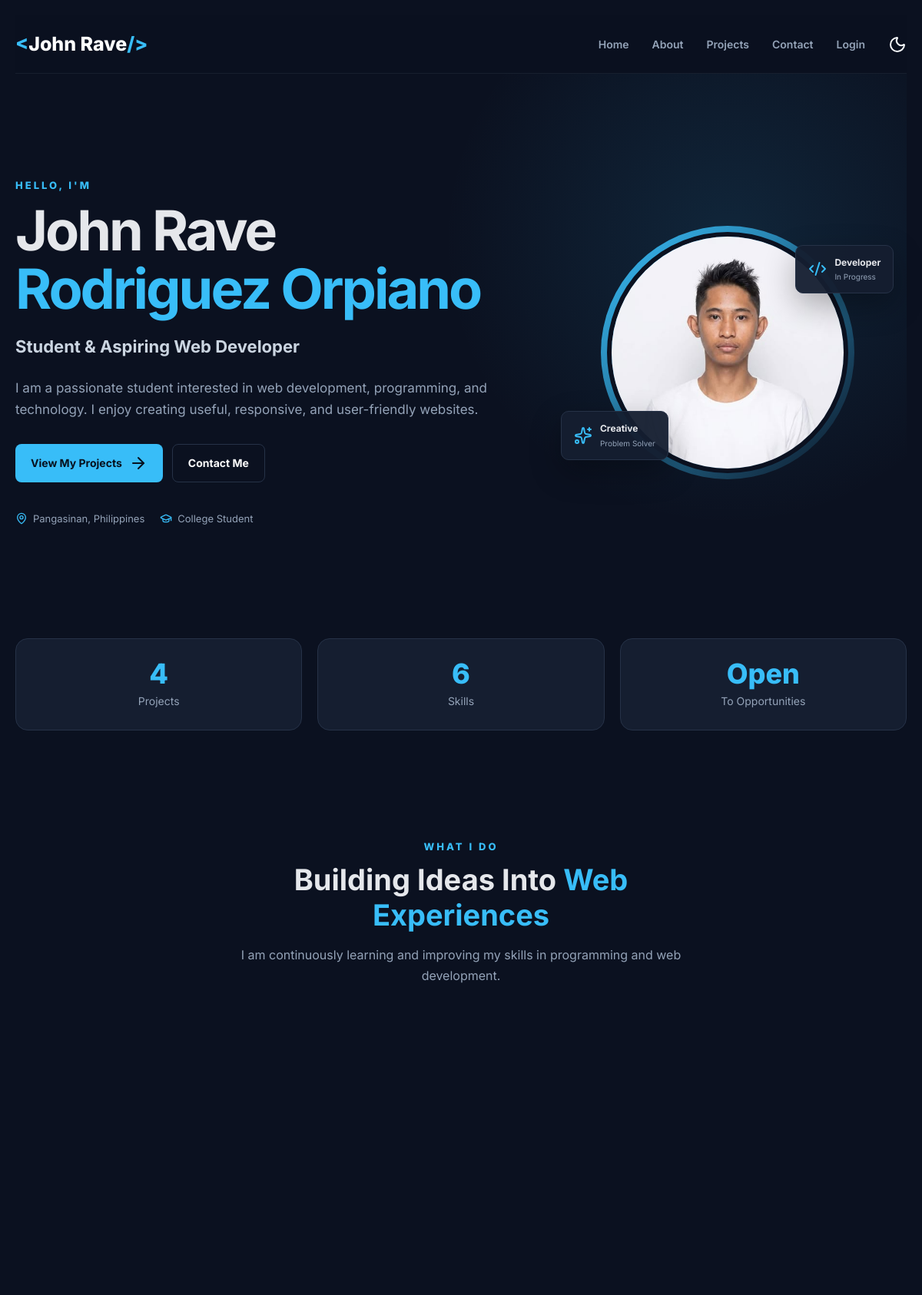
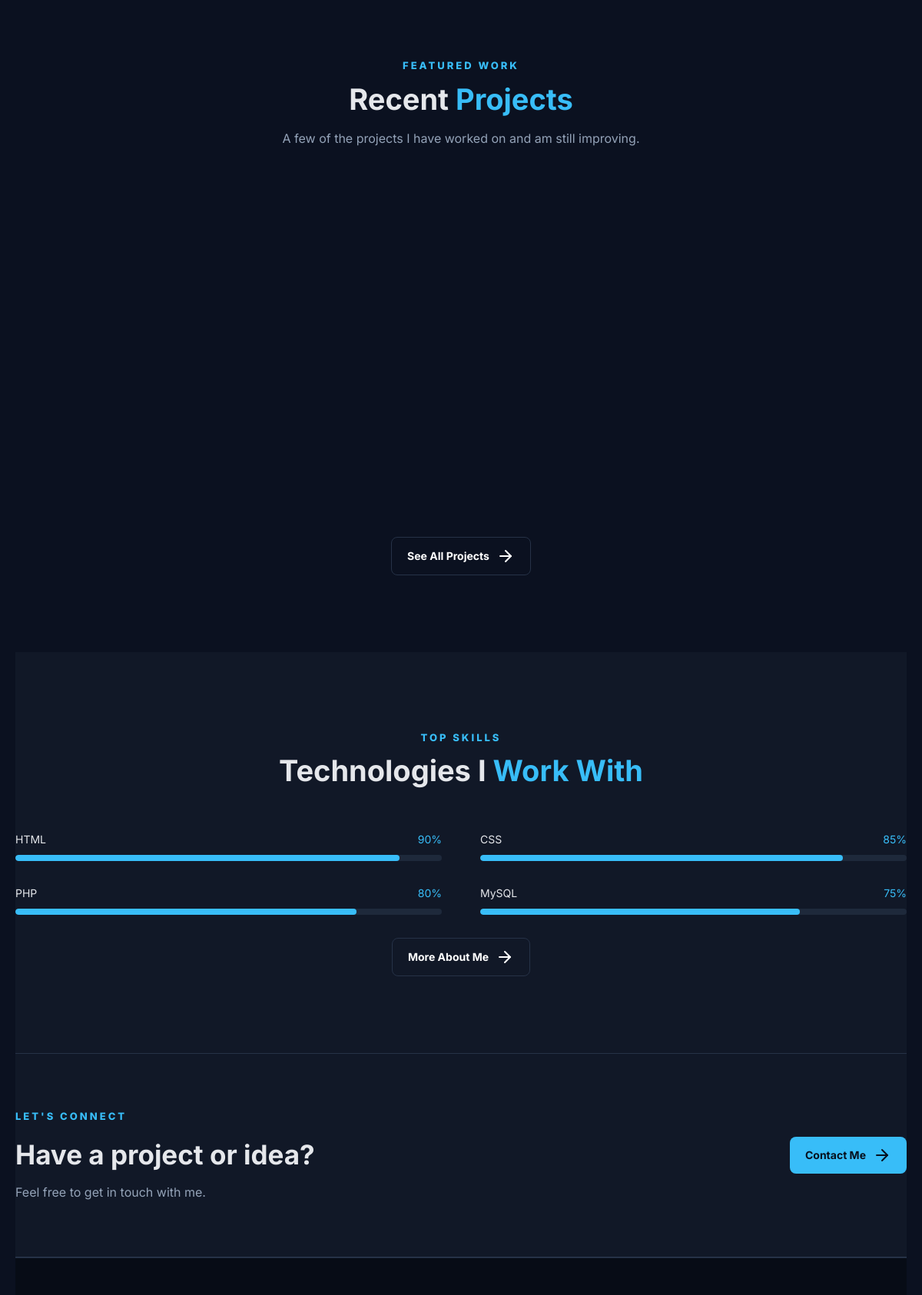
The page / (upper part) on the database its author committed (2 pictures, top to bottom).
### tables this page shows
CREATE TABLE IF NOT EXISTS skills (
  id         INT UNSIGNED AUTO_INCREMENT PRIMARY KEY,
  name       VARCHAR(60) NOT NULL,
  level      TINYINT UNSIGNED NOT NULL,
  sort_order INT NOT NULL DEFAULT 0
);

### index.php (the view, shortened to what this page needs)
<?php
$featuredProjects = [];
$skills = [];
$projectCount = 0;
$skillCount = 0;
try {
    $pdo = db();
    $featuredProjects = $pdo->query(
        "SELECT title, description, technologies, icon, link
         FROM projects WHERE is_featured = 1
         ORDER BY sort_order LIMIT 3"
    )->fetchAll();
    $skills = $pdo->query(
        "SELECT name, level FROM skills ORDER BY level DESC LIMIT 4"
    )->fetchAll();
    $projectCount = (int) $pdo->query("SELECT COUNT(*) FROM projects")->fetchColumn();
    $skillCount = (int) $pdo->query("SELECT COUNT(*) FROM skills")->fetchColumn();
} catch (PDOException $e) {
    error_log("Index DB error: " . $e->getMessage());
}
include "includes/header.php";
?>
<main>
    <section class="hero">
        <div class="container hero-container">
            <div class="hero-text">
                <p class="small-title">HELLO, I'M</p>
                <h1>John Rave<br><span>Rodriguez Orpiano</span></h1>
                <h2>Student &amp; Aspiring Web Developer</h2>
                <p class="hero-description">I am a passionate student interested in web development, programming, and
                    technology. I enjoy creating useful, responsive, and user-friendly websites.</p>
                <div class="hero-buttons">
                    <a href="pages/projects.php" class="btn primary-btn">View My Projects <i
                            data-lucide="arrow-right"></i></a>
                    <a href="pages/contact.php" class="btn outline-btn">Contact Me</a>
                </div>
                <div class="quick-info">
                    <div><i data-lucide="map-pin"></i><span>Pangasinan, Philippines</span></div>
                    <div><i data-lucide="graduation-cap"></i><span>College Student</span></div>
                </div>
            </div>
            <div class="hero-image-wrapper">
                <div class="hero-circle"><img src="assets/images/image.png"
                        alt="Profile placeholder for John Rave Rodriguez Orpiano"></div>
                <div class="floating-card card-one"><i data-lucide="code-2"></i>
                    <div><strong>Developer</strong><small>In Progress</small></div>
                </div>
                <div class="floating-card card-two"><i data-lucide="sparkles"></i>
                    <div><strong>Creative</strong><small>Problem Solver</small></div>
                </div>
            </div>
        </div>
    </section>
    <section class="stats-section">
        <div class="container stats-grid">
            <div class="stat-card"><strong><?= $projectCount ?></strong><span>Projects</span></div>
            <div class="stat-card"><strong><?= $skillCount ?></strong><span>Skills</span></div>
            <div class="stat-card"><strong>Open</strong><span>To Opportunities</span></div>
        </div>
    </section>
    <section class="section">
        <div class="container">
            <div class="section-heading">
                <p class="section-label">WHAT I DO</p>
                <h2>Building Ideas Into <span>Web Experiences</span></h2>
                <p>I am continuously learning and improving my skills in programming and web development.</p>
            </div>
            <div class="feature-grid">
            </div>
        </div>
    </section>
    <?php if ($featuredProjects): ?>
    <section class="section">
        <div class="container">
            <div class="section-heading">
                <p class="section-label">FEATURED WORK</p>
                <h2>Recent <span>Projects</span></h2>
                <p>A few of the projects I have worked on and am still improving.</p>
            </div>
            <div class="projects-grid">
            </div>
            <div class="section-link">
                <a href="pages/projects.php" class="btn outline-btn">See All Projects <i data-lucide="arrow-right"></i></a>
            </div>
        </div>
    </section>
    <?php endif; ?>
    <?php if ($skills): ?>
    <section class="section skills-section">
        <div class="container">
            <div class="section-heading">
                <p class="section-label">TOP SKILLS</p>
                <h2>Technologies I <span>Work With</span></h2>
            </div>
            <div class="skills-grid">
                <?php foreach ($skills as $skill): ?>
                    <div class="skill">
                        <div class="skill-title">
                            <span><?= htmlspecialchars($skill["name"]) ?></span>
                            <span><?= (int) $skill["level"] ?>%</span>
                        </div>
                        <div class="progress">
                            <div style="width:<?= (int) $skill["level"] ?>%"></div>
                        </div>
                    </div>
                <?php endforeach; ?>
            </div>
            <div class="section-link">
                <a href="pages/about.php" class="btn outline-btn">More About Me <i data-lucide="arrow-right"></i></a>
            </div>
        </div>
    </section>
    <?php endif; ?>
    <section class="cta-section">
        <div class="container cta-content">
            <div>
                <p class="section-label">LET'S CONNECT</p>
                <h2>Have a project or idea?</h2>
                <p>Feel free to get in touch with me.</p>
            </div>
            <a href="pages/contact.php" class="btn primary-btn">Contact Me <i data-lucide="arrow-right"></i></a>
        </div>
    </section>
</main>
<?php include "includes/footer.php"; ?>

### rows shown on the page
skills: name "HTML", level "90"
skills: name "CSS", level "85"
skills: name "PHP", level "80"
skills: name "MySQL", level "75"

### other values the page prints
$projectCount "4"
$skillCount "6"
